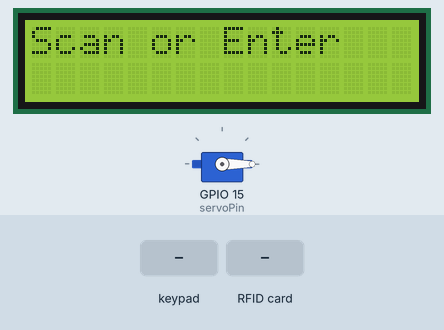
Recording of a sketch running on a simulated ESP32. Parts: 16×2 character LCD, servo. The inputs (shaded band) are chosen by the test bench. WiFi joins after 1.5 s; servers stay silent unless stated; what the sketch prints to the serial monitor is not drawn.

Above: at 3.1 s.
3.2 s: keypad keys 7 7 7 7 * pressed 0.4 s apart
At 5.3 s:
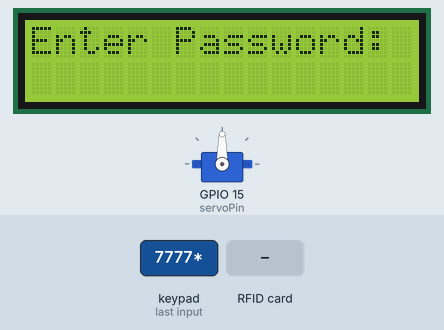
6.7 s: RFID card 5E 7A 19 C4 held to the reader
At 7.9 s:
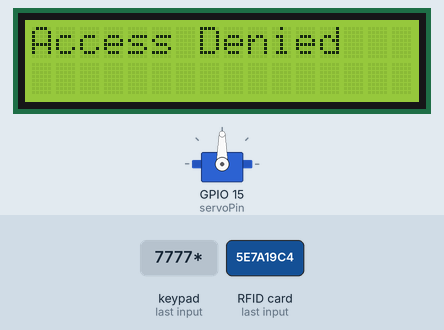
9.7 s: keypad keys 3 3 3 2 2 5 2 6 pressed 0.4 s apart
At 12.5 s:
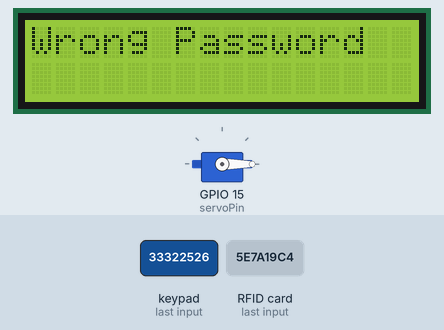
15.4 s: key '*' pressed
At 16.7 s:
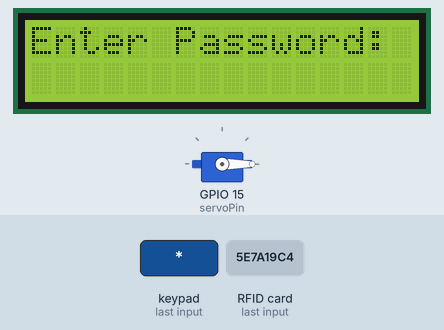
17.0 s: keypad keys 2 7 1 4 1 2 pressed 0.4 s apart
At 20.7 s:
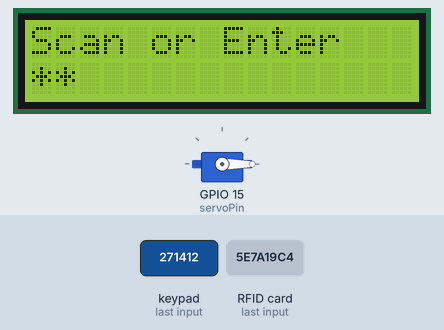
20.9 s: RFID card 63 66 69 14 held to the reader
At 22.3 s:
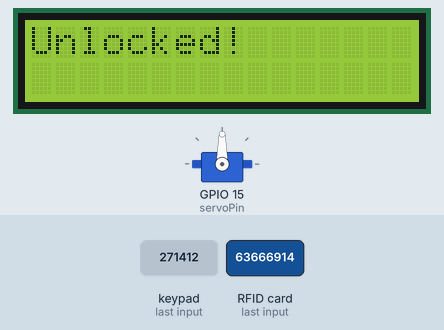
Timing chart, 0 to 27.4 s (numbered marks = the images above; inputs shaded):
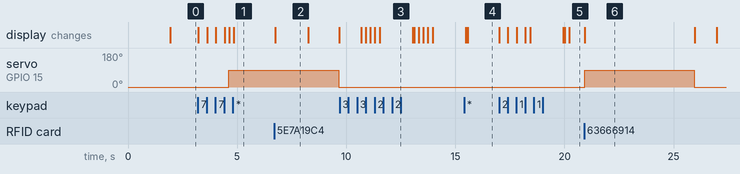

The sketch:

final_code_with_keypadRFIDWIFI_working.ino
```cpp
#define BLYNK_TEMPLATE_ID "TMPL3jQOZ95Wg"
#define BLYNK_TEMPLATE_NAME "SmartLock"
#define BLYNK_AUTH_TOKEN "2wL6RuM8EAJqHKhZVfrk4qNLDsVBTZ-g"

#include <WiFi.h>
#include <BlynkSimpleEsp32.h>
#include <ESP32Servo.h>
#include <Wire.h>
#include <LiquidCrystal_I2C.h>
#include <Keypad.h>
#include <SPI.h>
#include <MFRC522.h>

// Wi-Fi credentials
char ssid[] = "Euphoria";
char pass[] = "qenb7354";
// char ssid[] = "The Nest 4th floor";
// char pass[] = "9560524023";
// char ssid[] = "NeelRay28";
// char pass[] = "28Niellr@y13";

// Blynk Timer
BlynkTimer timer;

// Servo setup
Servo lockServo;
const int servoPin = 15;
bool isUnlocked = false;

// LCD setup
LiquidCrystal_I2C lcd(0x27, 16, 2);

// RFID setup
#define RST_PIN 4
#define SS_PIN 5
MFRC522 mfrc522(SS_PIN, RST_PIN);

// Registered RFID UID (replace with actual UID)
byte registeredUID[] = {0x63, 0x66, 0x69, 0x14};

// Keypad setup
const byte ROWS = 4;
const byte COLS = 3;
char keys[ROWS][COLS] = {
  {'1','2','3'},
  {'4','5','6'},
  {'7','8','9'},
  {'*','0','#'}
};
byte rowPins[ROWS] = {33, 32, 25, 26};
byte colPins[COLS] = {27, 14, 12};
Keypad keypad = Keypad(makeKeymap(keys), rowPins, colPins, ROWS, COLS);

char password[5];
byte pwdindex = 0;
const char correctPassword[] = "7777";

// ==================== UNLOCK FUNCTION ====================
void unlockLock() {
  if (!isUnlocked) {
    lockServo.write(90);  // Unlock
    lcd.clear(); lcd.setCursor(0, 0);
    lcd.print("Unlocked!");
    isUnlocked = true;
    Serial.println("[INFO] Unlocked!");
    timer.setTimeout(5000L, autoLock); // Auto-lock after 5s
  }
}

void autoLock() {
  lockServo.write(0);  // Lock
  lcd.clear(); lcd.setCursor(0, 0);
  lcd.print("Locked Again");
  Serial.println("[INFO] Locked Again!");
  delay(1000);
  lcd.clear(); lcd.print("Scan or Enter");
  isUnlocked = false;
}

// ==================== BLYNK HANDLER ====================
BLYNK_WRITE(V0) {
  int value = param.asInt();
  if (value == 1) {
    unlockLock();
  }
}

// ==================== SETUP ====================
void setup() {
  Serial.begin(115200);
  Wire.begin();
  lcd.init(); lcd.backlight();
  lcd.setCursor(0, 0); lcd.print("Connecting...");

  // Setup servo
  lockServo.attach(servoPin);
  lockServo.write(0);

  // Connect to Wi-Fi
  WiFi.begin(ssid, pass);
  while (WiFi.status() != WL_CONNECTED) {
    delay(500); Serial.print(".");
  }
  Serial.println("\n[INFO] WiFi Connected");

  Blynk.config(BLYNK_AUTH_TOKEN);
  Blynk.connect();

  // RFID Setup
  SPI.begin();
  mfrc522.PCD_Init();
  Serial.println("[INFO] RFID Initialized");

  lcd.clear();
  lcd.setCursor(0, 0);
  lcd.print("Scan or Enter");
}

// ==================== LOOP ====================
void loop() {
  Blynk.run();
  timer.run();
  handleKeypad();
  handleRFID();
}

// ==================== KEYPAD ====================
void handleKeypad() {
  char key = keypad.getKey();
  if (key) {
    if (key == '*') {
      pwdindex = 0;
      memset(password, 0, sizeof(password));
      lcd.clear();
      lcd.setCursor(0, 0);
      lcd.print("Enter Password:");
    }
    else if (pwdindex < 4 && isDigit(key)) {
      password[pwdindex++] = key;
      lcd.setCursor(pwdindex - 1, 1);
      lcd.print("*");

      if (pwdindex == 4) {
        password[pwdindex] = '\0'; // Null-terminate string
        delay(200);

        Serial.print("[INFO] Entered Password: ");
        Serial.println(password);

        if (strcmp(password, correctPassword) == 0) {
          unlockLock();
        } else {
          lcd.clear();
          lcd.setCursor(0, 0);
          lcd.print("Wrong Password");
          Serial.println("[ERROR] Wrong Password!");
          delay(1500);
          lcd.clear();
          lcd.print("Scan or Enter");
        }

        pwdindex = 0;
        memset(password, 0, sizeof(password));
      }
    }
  }
}

// ==================== RFID ====================
void handleRFID() {
  if (!mfrc522.PICC_IsNewCardPresent()) return;
  if (!mfrc522.PICC_ReadCardSerial()) return;

  Serial.println("[INFO] Card Detected!");

  bool match = true;
  for (byte i = 0; i < mfrc522.uid.size; i++) {
    Serial.print(mfrc522.uid.uidByte[i], HEX);
    Serial.print(" ");
    if (mfrc522.uid.uidByte[i] != registeredUID[i]) {
      match = false;
    }
  }
  Serial.println();

  if (match) {
    Serial.println("[INFO] Access Granted!");
    unlockLock();
  } else {
    lcd.clear(); lcd.print("Access Denied");
    Serial.println("[ERROR] Access Denied!");
    delay(1500);
    lcd.clear(); lcd.print("Scan or Enter");
  }

  mfrc522.PICC_HaltA();
  mfrc522.PCD_StopCrypto1();
  delay(500);  // Allow RFID to reset before next scan
}
```

Measured:
- after the input at 3.2 s, servo on GPIO 15 (servoPin): 0° → 90° after 1.4 s; the display: first changes at once (image 1 shows a later state)
- after the input at 6.7 s, the display: changes at once (image 2)
- after the input at 9.7 s, the display: first changes after 0.99 s (image 3 shows a later state)
- after the input at 15.4 s, the display: first differs from a run without the input after 0.17 s (image 4)
- after the input at 17.0 s, the display: first changes at once (image 5 shows a later state)
- after the input at 20.9 s, servo on GPIO 15 (servoPin): 0° → 90° at once, → 0° 5.0 s later; the display: changes at once (image 6)
- what the display in image 2 shows lasts 1.6 s, from 6.7 s to 8.3 s
